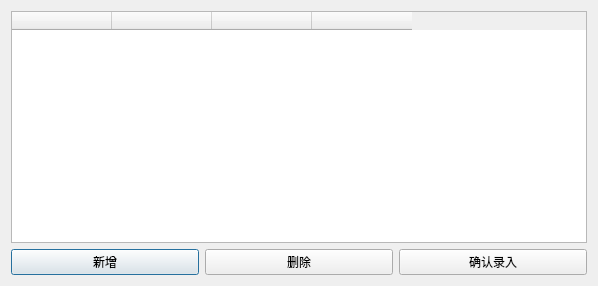
<?xml version="1.0" encoding="UTF-8"?>
<ui version="4.0">
 <class>Configuration</class>
 <widget class="QDialog" name="Configuration">
  <property name="geometry">
   <rect>
    <x>0</x>
    <y>0</y>
    <width>598</width>
    <height>286</height>
   </rect>
  </property>
  <property name="windowTitle">
   <string>配置</string>
  </property>
  <property name="windowIcon">
   <iconset resource="ihandover.qrc">
    <normaloff>:/images/configuration.png</normaloff>:/images/configuration.png</iconset>
  </property>
  <layout class="QGridLayout" name="gridLayout">
   <item row="1" column="0">
    <widget class="QPushButton" name="Add">
     <property name="text">
      <string>新增</string>
     </property>
    </widget>
   </item>
   <item row="1" column="1">
    <widget class="QPushButton" name="Del">
     <property name="text">
      <string>删除</string>
     </property>
    </widget>
   </item>
   <item row="1" column="2">
    <widget class="QPushButton" name="okButton">
     <property name="text">
      <string>确认录入</string>
     </property>
    </widget>
   </item>
   <item row="0" column="0" colspan="3">
    <widget class="QTableWidget" name="tableWidgetConfiguration">
     <column>
      <property name="text">
       <string/>
      </property>
     </column>
     <column>
      <property name="text">
       <string/>
      </property>
     </column>
     <column>
      <property name="text">
       <string/>
      </property>
     </column>
     <column>
      <property name="text">
       <string/>
      </property>
     </column>
    </widget>
   </item>
  </layout>
 </widget>
 <resources>
  <include location="ihandover.qrc"/>
 </resources>
 <connections/>
</ui>
